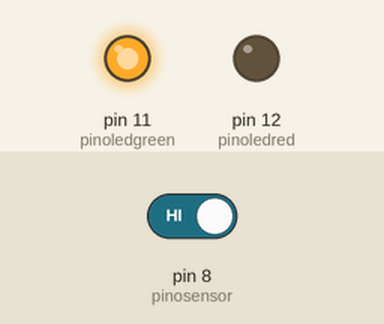
Recording of a sketch running on a simulated Arduino Uno, built with avr-gcc and run on an emulated ATmega328P. On the bench: output pins drawn as LEDs (lit = HIGH). Inputs (shaded band) come from the test bench; at power-on: pin 8 (pinosensor) HIGH.

Above: at 1.2 s.
1.3 s: pin 8 (pinosensor) driven LOW
At 2.0 s:
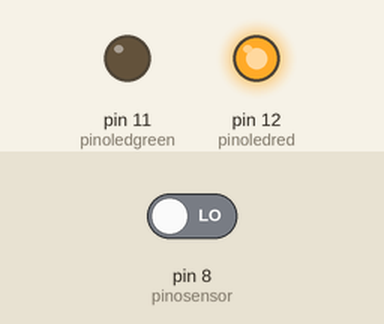
2.8 s: pin 8 (pinosensor) driven HIGH
At 3.1 s:
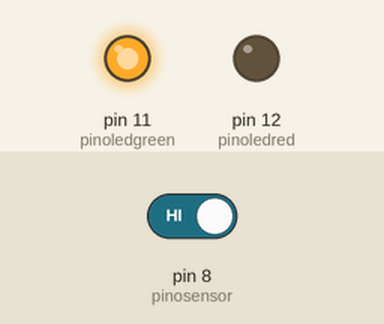
Timing chart, 0 to 5.8 s (numbered marks = the images above; inputs shaded):
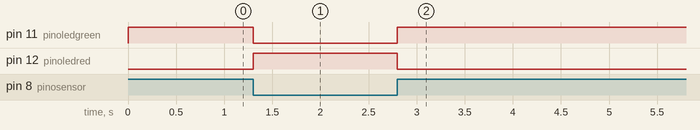

Measured:
- after the input at 1.3 s, pin 11 (pinoledgreen): HIGH → LOW at once; pin 12 (pinoledred): LOW → HIGH at once
- after the input at 2.8 s, pin 11 (pinoledgreen): LOW → HIGH at once; pin 12 (pinoledred): HIGH → LOW at once

The sketch:

sensorESTACIONAMENTO.ino
```cpp
int pinoledred = 12;
int pinoledgreen = 11;
int pinosensor = 8;


void setup() {
  pinMode(pinosensor, INPUT);
  pinMode(pinoledgreen, OUTPUT);
  pinMode(pinoledred, OUTPUT);
  digitalWrite(pinoledred, LOW);
}

void loop() {
  if (digitalRead(pinosensor) == LOW) {
    digitalWrite(pinoledred, HIGH);
    digitalWrite(pinoledgreen, LOW);
  } else {
    digitalWrite(pinoledred, LOW);
    digitalWrite(pinoledgreen, HIGH);
  }
}
```
